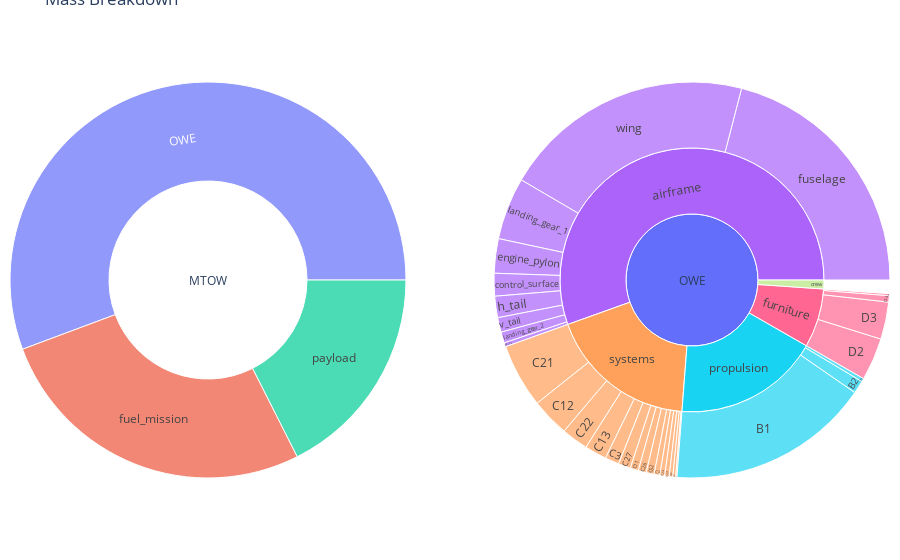

Write notebook code for a chart like this one.
### Code cell
fig = mass_breakdown(result_xml)
fig.show()

### Figure 1 — Plotly figure (JSON) as saved in the notebook; plotly's stock layout.template omitted (floating-point values rounded to 4 significant figures)
{"data": [{"branchvalues": "total", "domain": {"x": [0, 0.45], "y": [0, 1]}, "labels": ["MTOW", "payload", "fuel_mission", "OWE"], "parents": ["", "MTOW", "MTOW", "MTOW"], "type": "sunburst", "values": [77520.0, 13608, 20750.0, 43170.0]}, {"branchvalues": "total", "domain": {"x": [0.55, 1], "y": [0, 1]}, "labels": ["OWE", "airframe", "propulsion", "systems", "furniture", "crew", "wing", "fuselage", "h_tail", "v_tail", "control_surface", "landing_gear_1", "landing_gear_2", "engine_pylon", "paint", "B1", "B2", "B3", "C11", "C12", "C13", "C21", "C22", "C23", "C24", "C25", "C26", "C27", "C3", "C4", "C51", "C52", "C6", "D1", "D2", "D3", "D4", "D5"], "parents": ["", "OWE", "OWE", "OWE", "OWE", "OWE", "airframe", "airframe", "airframe", "airframe", "airframe", "airframe", "airframe", "airframe", "airframe", "propulsion", "propulsion", "propulsion", "systems", "systems", "systems", "systems", "systems", "systems", "systems", "systems", "systems", "systems", "systems", "systems", "systems", "systems", "systems", "furniture", "furniture", "furniture", "furniture", "furniture"], "type": "sunburst", "values": [43170.0, 23940.0, 7733.0, 7907.0, 3112.0, 470, 8890.0, 9052.0, 754.1, 515.5, 800.3, 2194.0, 386.0, 1212.0, 141.4, 7161.0, 453.9, 117.6, 287.4, 1351.0, 777.8, 2254.0, 942.4, 159.3, 169.7, 126, 284.1, 432.7, 496.2, 200, 100, 281.0, 45, 0, 1500, 1312.0, 225, 75]}], "layout": {"margin": {"b": 10, "l": 10, "r": 10, "t": 10}, "title": {"text": "Mass Breakdown"}}}
